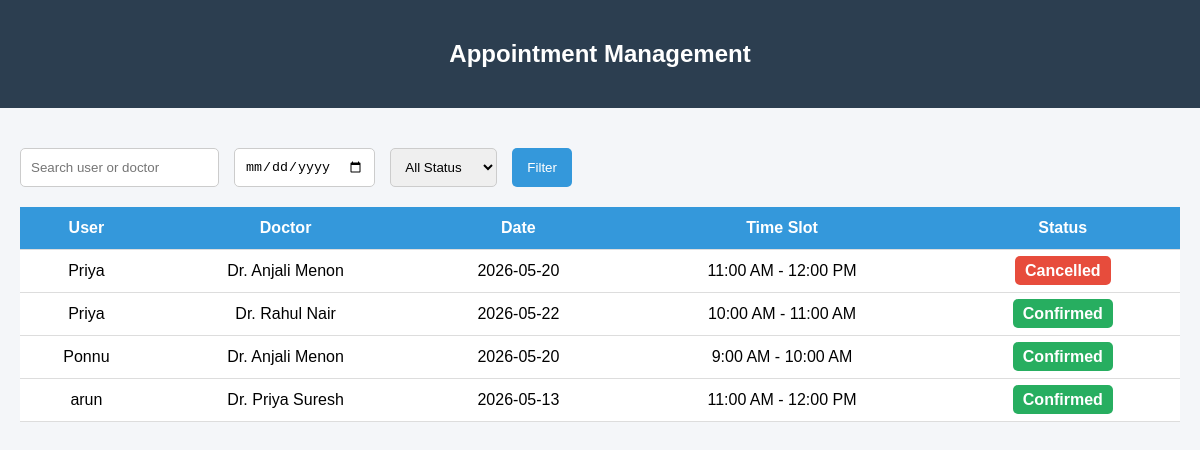
The page /appointments/ (signed in) on the database its author committed.
### bookingwebsite/models.py (models this page shows, shortened)
class Appointment(models.Model):
    STATUS_CHOICES = [
        ('confirmed', 'Confirmed'),
        ('cancelled', 'Cancelled'),
        ('completed', 'Completed'),
    ]
    TIME_SLOTS = [
        ('9:00 AM - 10:00 AM', '9:00 AM - 10:00 AM'),
        ('10:00 AM - 11:00 AM', '10:00 AM - 11:00 AM'),
        ('11:00 AM - 12:00 PM', '11:00 AM - 12:00 PM'),
        ('1:00 PM - 2:00 PM', '1:00 PM - 2:00 PM'),
        ('2:00 PM - 3:00 PM', '2:00 PM - 3:00 PM'),
        ('3:00 PM - 4:00 PM', '3:00 PM - 4:00 PM'),
    ]
    time_slot = models.CharField(max_length=50, choices=TIME_SLOTS)
    patient = models.ForeignKey(User, on_delete=models.CASCADE)
    doctors = models.ForeignKey(Doctors, on_delete=models.CASCADE)
    appointment_date = models.DateField()
    status = models.CharField(
        max_length=20,
        choices=STATUS_CHOICES,
        default='confirmed'
    )
    class Meta:
        unique_together = ('patient', 'doctors', 'appointment_date')

class User(AbstractBaseUser, PermissionsMixin):
    email = models.EmailField(unique=True)
    name = models.CharField(max_length=255)
    dob = models.DateField(null=True, blank=True)
    gender = models.CharField(max_length=10, null=True, blank=True)
    address = models.TextField(null=True, blank=True)
    contactno = models.CharField(max_length=15, null=True, blank=True)
    is_active = models.BooleanField(default=True)
    is_staff = models.BooleanField(default=False)
    is_admin = models.BooleanField(default=False)
    date_joined = models.DateTimeField(default=timezone.now)
    objects = UserManager()
    USERNAME_FIELD = 'email'
    REQUIRED_FIELDS = []

class Doctors(models.Model):
    name = models.CharField(max_length=100)
    gender = models.CharField(max_length=10, null=True, blank=True)
    phone = models.CharField(max_length=15, null=True, blank=True)
    email = models.EmailField(null=True, blank=True)
    field = models.CharField(max_length=50)
    experience = models.CharField(max_length=30)
    qualification = models.CharField(max_length=50)
    image = models.ImageField(upload_to='doctors/', null=True, blank=True)
    available_days = models.CharField(max_length=255, null=True, blank=True)
    available_time_slots = models.JSONField(default=list, blank=True)
    view_count = models.IntegerField(default=0)

### bookingwebsite/views.py (the view)
# urls.py: path('appointments/', views.appointments, name='appointments'),
@login_required
def appointments(request):
    appointments = Appointment.objects.select_related('patient', 'doctors').all()
    search = request.GET.get('search')
    date = request.GET.get('date')
    status = request.GET.get('status')
    if search:
        appointments = appointments.filter(
            Q(patient__name__icontains=search) |
            Q(doctors__name__icontains=search)
        )
    if date:
        appointments = appointments.filter(appointment_date__date=date)
    if status:
        appointments = appointments.filter(status=status)
    return render(request, 'appointment_manage.html', {
        'appointments': appointments
    })

### bookingwebsite/templates/appointment_manage.html (shortened to what this page needs)
<!DOCTYPE html>
<html lang="en">
<head>
</head>
<body>
<div class="header">
    <h2>Appointment Management</h2>
</div>
<div class="container">
    <form method="GET" class="filters">
        <input type="text" name="search" placeholder="Search user or doctor"
               value="{{ request.GET.search }}">
        <input type="date" name="date"
               value="{{ request.GET.date }}">
        <select name="status">
            <option value="">All Status</option>
        </select>
        <button type="submit">Filter</button>
    </form>
    <table>
        <thead>
            <tr>
                <th>User</th>
                <th>Doctor</th>
                <th>Date</th>
                <th>Time Slot</th>
                <th>Status</th>
            </tr>
        </thead>
        <tbody>
        {% for appointment in appointments %}
            <tr>
                <td>{{ appointment.patient.name }}</td>
                <td>{{ appointment.doctors.name }}</td>
                <td>{{ appointment.appointment_date|date:"Y-m-d" }}</td>
                <td>{{ appointment.time_slot }}</td>
                <td>
                    <span class="status {{ appointment.status }}">
                        {{ appointment.status|title }}
                    </span>
                </td>
            </tr>
        {% empty %}
            <tr>
                <td colspan="5">No appointments found</td>
            </tr>
        {% endfor %}
        </tbody>
    </table>
</div>
</body>
</html>

### bookingwebsite/templates/appointment_manage.html (style rules this page uses)
body { font-family: Arial; margin: 0; background: #f4f6f9; }
.header { background: #2c3e50; color: white; padding: 20px; text-align: center; }
.container { padding: 20px; }
.filters { display: flex; gap: 15px; margin-top: 20px; flex-wrap: wrap; }
input, select { padding: 10px; border: 1px solid #ccc; border-radius: 5px; }
button { padding: 10px 15px; background: #3498db; color: white; border: none; border-radius: 5px; }
table { width: 100%; border-collapse: collapse; background: white; margin-top: 20px; }
th, td { padding: 12px; border-bottom: 1px solid #ddd; text-align: center; }
th { background: #3498db; color: white; }
.status { padding: 6px 10px; border-radius: 5px; color: white; font-weight: bold; }
.confirmed { background: #27ae60; }
.cancelled { background: #e74c3c; }

### rows shown on the page
Appointment: patient.name "Priya", doctors.name "Dr. Anjali Menon", appointment_date "2026-05-20", time_slot "11:00 AM - 12:00 PM", status "Cancelled"
Appointment: patient.name "Priya", doctors.name "Dr. Rahul Nair", appointment_date "2026-05-22", time_slot "10:00 AM - 11:00 AM", status "Confirmed"
Appointment: patient.name "Ponnu", doctors.name "Dr. Anjali Menon", appointment_date "2026-05-20", time_slot "9:00 AM - 10:00 AM", status "Confirmed"
Appointment: patient.name "arun", doctors.name "Dr. Priya Suresh", appointment_date "2026-05-13", time_slot "11:00 AM - 12:00 PM", status "Confirmed"
